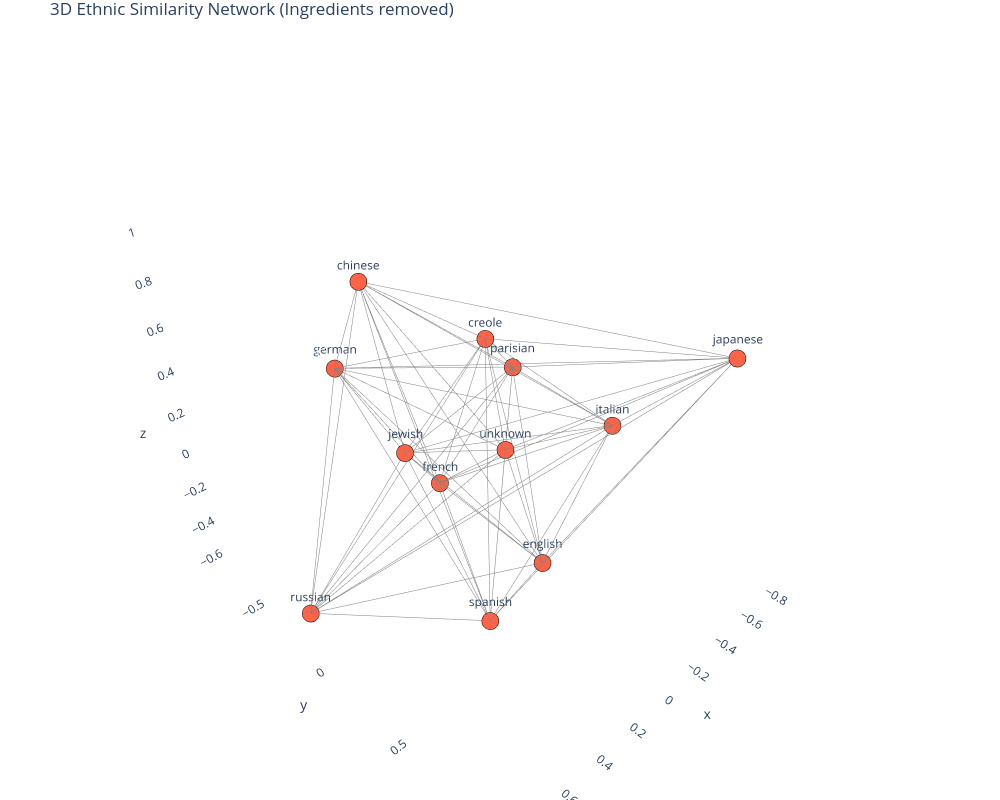

Notebook code cell kept with this figure:
### Markdown cell above
## 民族间的相似度网络结构

只针对民族节点构建了一个基于共享食材数量权重的民族节点子图（ethnic_graph）,包含民族节点及其之间共享食材边权。力导向布局只作用于民族节点之间的边，完全不考虑食材节点。

### Code cell
import plotly.graph_objs as go
import networkx as nx

ethnic_graph = nx.Graph()

# 基于共享食材数量计算民族相似性
for i, eth1 in enumerate(ethnic_nodes):
    for j, eth2 in enumerate(ethnic_nodes):
        if i < j:
            shared = len(set(B.neighbors(eth1)) & set(B.neighbors(eth2)))
            if shared > 0:
                ethnic_graph.add_edge(eth1, eth2, weight=shared)

# 使用3D布局仅对民族节点
pos_ethnic = nx.spring_layout(ethnic_graph, dim=3, k=2.5, weight='weight')
# 节点坐标
x, y, z = zip(*[pos_ethnic[n] for n in ethnic_nodes])

# 节点trace
node_trace = go.Scatter3d(
    x=x, y=y, z=z,
    mode='markers+text',
    text=ethnic_nodes,
    textposition="top center",
    marker=dict(size=10, color='tomato', line=dict(width=1, color='black')),
    hoverinfo='text'
)

# 边trace
edge_x = []
edge_y = []
edge_z = []
edge_width = []
edge_alpha = []

for u, v, d in ethnic_graph.edges(data=True):
    edge_x += [pos_ethnic[u][0], pos_ethnic[v][0], None]
    edge_y += [pos_ethnic[u][1], pos_ethnic[v][1], None]
    edge_z += [pos_ethnic[u][2], pos_ethnic[v][2], None]
    edge_width.append(0.5 + d['weight']*0.5)

edge_trace = go.Scatter3d(
    x=edge_x, y=edge_y, z=edge_z,
    mode='lines',
    line=dict(color='gray', width=1),
    hoverinfo='none'
)

fig = go.Figure(data=[edge_trace, node_trace])

fig.update_layout(
    title="3D Ethnic Similarity Network (Ingredients removed)",
    width=1000,  # 画布宽度
    height=800,  # 画布高度
    showlegend=False,
    margin=dict(l=0, r=0, b=0, t=30),
    scene=dict(
        xaxis=dict(showbackground=False),
        yaxis=dict(showbackground=False),
        zaxis=dict(showbackground=False)
    )
)

fig.show()

### Figure 1 — Plotly figure (JSON) as saved in the notebook; plotly's stock layout.template omitted (floating-point values rounded to 4 significant figures; data arrays with more than 128 entries replaced by an {"elided": "..."} marker saying what was removed)
{"data": [{"hoverinfo": "none", "line": {"color": "gray", "width": 1}, "mode": "lines", "type": "scatter3d", "x": {"elided": "198 float values"}, "y": {"elided": "198 float values"}, "z": {"elided": "198 float values"}}, {"hoverinfo": "text", "marker": {"color": "tomato", "line": {"color": "black", "width": 1}, "size": 10}, "mode": "markers+text", "text": ["unknown", "jewish", "italian", "french", "russian", "german", "english", "spanish", "creole", "chinese", "japanese", "parisian"], "textposition": "top center", "type": "scatter3d", "x": [-0.005944, 0.3061, -0.6023, -0.1066, 0.7656, 0.1575, -0.1426, 0.507, -0.2433, 0.5657, -0.339, -0.8622], "y": [0.1681, -0.1002, 0.2581, -0.3778, -0.2523, -0.7667, 0.273, 0.5985, -0.1906, 0.05756, 0.9564, -0.6242], "z": [0.06351, 0.07128, -0.07281, -0.4894, -0.6383, 0.1137, -0.6004, -0.2244, 0.3434, 1, 0.7049, -0.2715]}], "layout": {"height": 800, "margin": {"b": 0, "l": 0, "r": 0, "t": 30}, "scene": {"xaxis": {"showbackground": false}, "yaxis": {"showbackground": false}, "zaxis": {"showbackground": false}}, "showlegend": false, "title": {"text": "3D Ethnic Similarity Network (Ingredients removed)"}, "width": 1000}}
